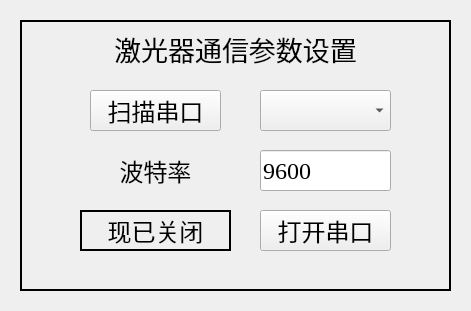
       <widget class="QWidget" name="widgetSetParamComLaser_2" native="true">
        <property name="geometry">
         <rect>
          <x>1120</x>
          <y>100</y>
          <width>471</width>
          <height>311</height>
         </rect>
        </property>
        <widget class="QPushButton" name="pushButtonScanComLaser_2">
         <property name="geometry">
          <rect>
           <x>90</x>
           <y>90</y>
           <width>131</width>
           <height>41</height>
          </rect>
         </property>
         <property name="sizePolicy">
          <sizepolicy hsizetype="Ignored" vsizetype="Ignored">
           <horstretch>0</horstretch>
           <verstretch>0</verstretch>
          </sizepolicy>
         </property>
         <property name="font">
          <font>
           <family>Times New Roman</family>
           <pointsize>18</pointsize>
          </font>
         </property>
         <property name="text">
          <string>扫描串口</string>
         </property>
        </widget>
        <widget class="QComboBox" name="comboBoxSelectComLaser_2">
         <property name="geometry">
          <rect>
           <x>260</x>
           <y>90</y>
           <width>131</width>
           <height>41</height>
          </rect>
         </property>
         <property name="sizePolicy">
          <sizepolicy hsizetype="Ignored" vsizetype="Ignored">
           <horstretch>0</horstretch>
           <verstretch>0</verstretch>
          </sizepolicy>
         </property>
         <property name="font">
          <font>
           <family>Times New Roman</family>
           <pointsize>18</pointsize>
          </font>
         </property>
        </widget>
        <widget class="QLineEdit" name="lineEditBaudRateComLaser_2">
         <property name="geometry">
          <rect>
           <x>260</x>
           <y>150</y>
           <width>131</width>
           <height>41</height>
          </rect>
         </property>
         <property name="sizePolicy">
          <sizepolicy hsizetype="Ignored" vsizetype="Ignored">
           <horstretch>0</horstretch>
           <verstretch>0</verstretch>
          </sizepolicy>
         </property>
         <property name="font">
          <font>
           <family>Times New Roman</family>
           <pointsize>18</pointsize>
          </font>
         </property>
         <property name="text">
          <string>9600</string>
         </property>
        </widget>
        <widget class="QLabel" name="labelHintCurrentBaudComLaser_2">
         <property name="geometry">
          <rect>
           <x>90</x>
           <y>150</y>
           <width>131</width>
           <height>41</height>
          </rect>
         </property>
         <property name="sizePolicy">
          <sizepolicy hsizetype="Ignored" vsizetype="Ignored">
           <horstretch>0</horstretch>
           <verstretch>0</verstretch>
          </sizepolicy>
         </property>
         <property name="font">
          <font>
           <family>Times New Roman</family>
           <pointsize>18</pointsize>
          </font>
         </property>
         <property name="text">
          <string>波特率</string>
         </property>
         <property name="alignment">
          <set>Qt::AlignCenter</set>
         </property>
        </widget>
        <widget class="QLabel" name="labelConnectStateComLaser_2">
         <property name="geometry">
          <rect>
           <x>80</x>
           <y>210</y>
           <width>151</width>
           <height>41</height>
          </rect>
         </property>
         <property name="sizePolicy">
          <sizepolicy hsizetype="Ignored" vsizetype="Ignored">
           <horstretch>0</horstretch>
           <verstretch>0</verstretch>
          </sizepolicy>
         </property>
         <property name="font">
          <font>
           <family>Times New Roman</family>
           <pointsize>18</pointsize>
          </font>
         </property>
         <property name="frameShape">
          <enum>QFrame::WinPanel</enum>
         </property>
         <property name="text">
          <string>现已关闭</string>
         </property>
         <property name="alignment">
          <set>Qt::AlignCenter</set>
         </property>
        </widget>
        <widget class="QPushButton" name="pushButtonOpenComLaser_2">
         <property name="geometry">
          <rect>
           <x>260</x>
           <y>210</y>
           <width>131</width>
           <height>41</height>
          </rect>
         </property>
         <property name="sizePolicy">
          <sizepolicy hsizetype="Ignored" vsizetype="Ignored">
           <horstretch>0</horstretch>
           <verstretch>0</verstretch>
          </sizepolicy>
         </property>
         <property name="font">
          <font>
           <family>Times New Roman</family>
           <pointsize>18</pointsize>
          </font>
         </property>
         <property name="text">
          <string>打开串口</string>
         </property>
        </widget>
        <widget class="QLabel" name="labelBgHintSetComLaser_2">
         <property name="geometry">
          <rect>
           <x>20</x>
           <y>20</y>
           <width>431</width>
           <height>271</height>
          </rect>
         </property>
         <property name="font">
          <font>
           <family>Times New Roman</family>
           <pointsize>20</pointsize>
          </font>
         </property>
         <property name="frameShape">
          <enum>QFrame::WinPanel</enum>
         </property>
         <property name="text">
          <string>激光器通信参数设置</string>
         </property>
         <property name="alignment">
          <set>Qt::AlignHCenter|Qt::AlignTop</set>
         </property>
         <property name="margin">
          <number>10</number>
         </property>
        </widget>
        <zorder>labelBgHintSetComLaser_2</zorder>
        <zorder>pushButtonScanComLaser_2</zorder>
        <zorder>comboBoxSelectComLaser_2</zorder>
        <zorder>lineEditBaudRateComLaser_2</zorder>
        <zorder>labelHintCurrentBaudComLaser_2</zorder>
        <zorder>labelConnectStateComLaser_2</zorder>
        <zorder>pushButtonOpenComLaser_2</zorder>
       </widget>
